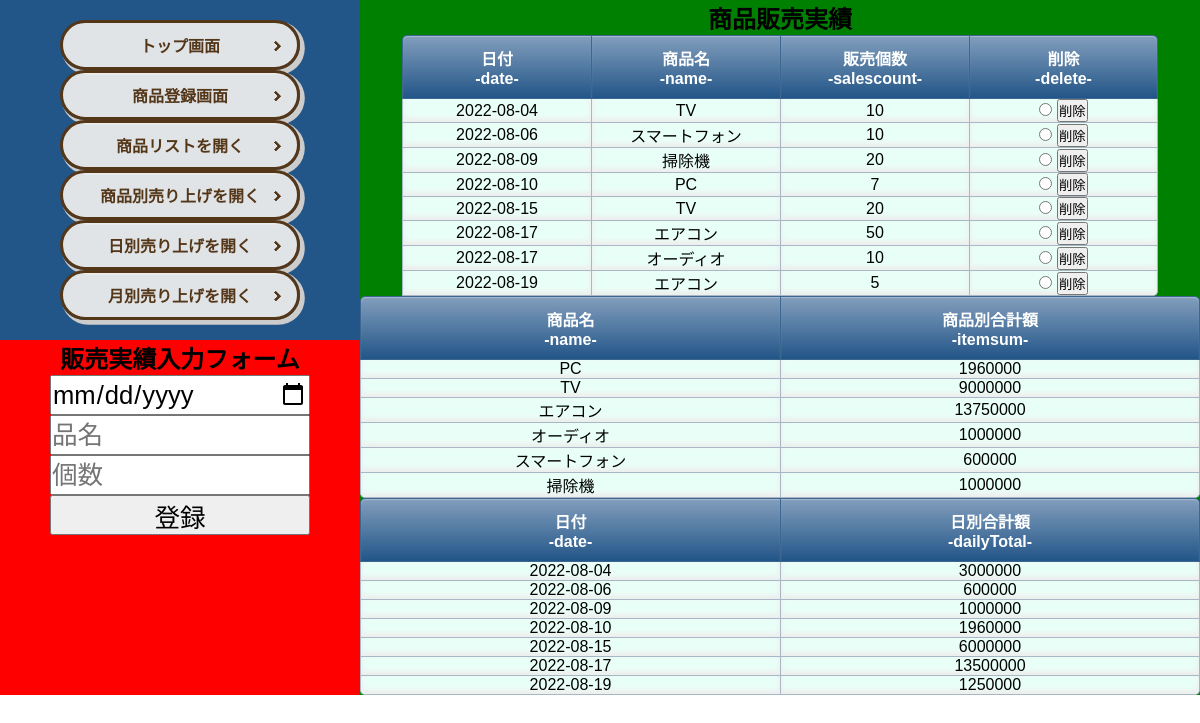
The app's page /sales with its own data.
### tables this page shows
CREATE TABLE salestable(
                id integer primary key autoincrement,
                date text,
                name text, 
                salesCount integer
                );

### main.py (the view)
@app.route("/sales", methods=["GET","POST"])
def sales():
    menu = data_fetch(DATABASE,'itemstable')
    sales = data_fetch(DATABASE,'salestable')
    join = sum_each_item(DATABASE)
    date_join = sum_daily(DATABASE)
    month_join = sum_monthly(DATABASE)
    menudb = [{'id':data[0],'name':data[1],'price':data[2]} for data in menu]
    salesdb = [{'id':data[0],'date':data[1],'name':data[2],'count':data[3]} for data in sales]
    joindb = [{'name':data[0],'sum':data[1]} for data in join]
    date_joindb = [{'date':data[0],'sum':data[1]} for data in date_join]
    monthlysum_db = [{'date':data[0],'sum':data[1]} for data in month_join]
    return render_template("sales.html",
                           menu_db=menudb,
                           sales_db=salesdb,
                           join_db=joindb,
                           date_join_db=date_joindb,
                           monthlysum_db=monthlysum_db)

### _sql.py (called while the page is built)
def data_fetch(database,table):
    con = sqlite3.connect(database)
    cur = con.cursor()
    if table == 'itemstable':
        db = cur.execute('select * from itemstable').fetchall()
    elif table == 'salestable':
        db = cur.execute('select * from salestable order by date').fetchall()
    cur.close()
    con.close()
    return db

def sum_each_item(database):
    con = sqlite3.connect(database)
    cur = con.cursor()
    db = cur.execute('''select itemstable.name, sum(price*salesCount) as sum
                    from itemstable inner join salestable
                    on itemstable.name = salestable.name
                    group by itemstable.name;''').fetchall()
    cur.close()
    con.close()
    return db

def sum_daily(database):
    con = sqlite3.connect(database)
    cur = con.cursor()
    db = cur.execute('''select date,sum(price*salesCount) as sum
                    from itemstable inner join salestable
                    on itemstable.name=salestable.name
                    group by date''').fetchall()
    cur.close()
    con.close()
    return db

def sum_monthly(database):
    con = sqlite3.connect(database)
    cur = con.cursor()
    db = cur.execute('''select substr(date, 6 ,2) as month,sum(price*salesCount) as sum
                    from itemstable inner join salestable
                    on itemstable.name=salestable.name
                    group by month''').fetchall()
    cur.close()
    con.close()
    return db

### templates/sales.html (shortened to what this page needs)
{% extends 'base.html' %}
{% block body %}
    <div class="wrapper">
        <div class="left-column">
            <div class="button-container">
                <p class="button_solid017"><a href="{{ url_for('index') }}">トップ画面</a></p>
                <p class="button_solid017"><a href="{{ url_for('items') }}">商品登録画面</a></p>
                <p class="button_solid017"><a href="#" id="js-items">商品リストを開く</a></p>
                <p class="button_solid017"><a href="#" id="js-sales">商品別売り上げを開く</a></p>
                <p class="button_solid017"><a href="#" id="js-day">日別売り上げを開く</a></p>
                <p class="button_solid017"><a href="#" id="js-month">月別売り上げを開く</a></p>
            </div>
            <div class="sales-container-top">
                <div class="form-container">
                    <h2 class="form-title">販売実績入力フォーム</h2>
                    <form method="post" action="{{ url_for('register',key='sales')}}">
                        <p><input type="date" name="date" placeholder="日付" class="form-input" required></p>
                        <p><input name="name" placeholder="品名"  list="item_list" class="form-input" required></p>
                        <p><input type="number" min=0 pattern="^[0-9]+$" name="count" placeholder="個数"  class="form-input" required></p>
                        <p><input type="submit" class="form-input" value="登録"></p>
                    </form>
                </div>
            </div>
        </div>
        <div class="right-column">
            <div class="item-container">
                <h2>商品販売実績</h2>
                <table>
                    <tr>
                        <th>日付<br>-date-</th>
                        <th>商品名<br>-name-</th>
                        <th>販売個数<br>-salescount-</th>
                        <th>削除<br>-delete-</th>
                    </tr>
                    {% for data in sales_db %}
                    <tr>
                        <form method="post" action="{{ url_for('delete', key='sales') }}">
                            <td>{{ data.date }}</td>
                            <td>{{ data.name }}</td>
                            <td>{{ data.count }}</td>
                            <td class="delete_btn">
                                <input type="radio" name="id" value="{{ data.id }}" required>
                                <input class="btn" type="submit" value="削除">
                            </td>
                        </form>
                    </tr>
                    {% endfor %}
                </table>
            </div>
            <div class="sales-container">
                <div>
                    <table>
                        <tr>
                            <th>商品名<br>-name-</th>
                            <th>商品別合計額<br>-itemsum-</th>
                        </tr>
                        {% for data in join_db %}
                        <tr>
                            <td>{{ data.name }}</td>
                            <td>{{ data.sum }}</td>
                        </tr>
                        {% endfor %}
                    </table>
                </div>
                <div>
                    <table>
                        <tr>
                            <th>日付<br>-date-</th>
                            <th>日別合計額<br>-dailyTotal-</th>
                        </tr>
                        {% for data in date_join_db %}
                        <tr>
                            <td>{{ data.date }}</td>
                            <td>{{ data.sum }}</td>
                        </tr>
                        {% endfor %}
                    </table>
                </div>
            </div>
        </div>
    </div>
{% endblock %}

### static/styles.css (style rules this page uses)
* { font-family: 'Arial Narrow Bold', sans-serif; margin: 0; padding: 0; box-sizing: border-box; }
.delete_btn { width: 120px; }
.wrapper { width: 100%; display: flex; }
.button-container { display: flex; flex-direction: column; align-items: center; justify-content: center; background-color: #225588; padding: 20px 0; }
.button_solid017 a { position: relative; display: flex; align-items: center; justify-content: center; width: 240px; padding: 10px 25px; color: #543618; transition: 0.3s ease-in-out; font-weight: 600; background: #eeee; border-radius: 50px; border: 0.2rem solid #543618; box-shadow: 0.2rem 0.2rem 0px 0.1rem #cccccc; text-decoration: none; }
.button_solid017 a:after { content: ''; width: 5px; height: 5px; border-top: 3px solid #543618; border-right: 3px solid #543618; transform: rotate(45deg) translateY(-50%); position: absolute; top: 50%; right: 20px; border-radius: 1px; transition: 0.3s ease-in-out; }
.left-column { width: 30%; background-color: red; }
.right-column { width: 70%; background-color: green; position: relative; }
.form-container { display: flex; justify-content: center; align-items: center; flex-direction: column; }
.form-input { width: 260px; height: 40px; font-size: 1.6rem; }
.item-container { margin: 0 auto; width: 90%; text-align: center; }
table { border-collapse: separate; border-spacing: 0; width: 100%; }
table th:first-child { border-radius: 5px 0 0 0; }
table th:last-child { border-radius: 0 5px 0 0; border-right: 1px solid #3c6690; }
table th { text-align: center; color:white; background: linear-gradient(#829ebc,#225588); border-left: 1px solid #3c6690; border-top: 1px solid #3c6690; border-bottom: 1px solid #3c6690; box-shadow: 0px 1px 1px rgba(255,255,255,0.3) inset; width: 120px; height: 50px; padding: 10px 0; }
table td { text-align: center; background-color: rgb(232, 255, 247); border-left: 1px solid #a8b7c5; border-bottom: 1px solid #a8b7c5; border-top: none; box-shadow: 0px -3px 5px 1px #eee inset; }
table td:last-child { border-right: 1px solid #a8b7c5; }
table tr:last-child td:first-child { border-radius: 0 0 0 5px; }
table tr:last-child td:last-child { border-radius: 0 0 5px 0; }

### records on screen
salestable: date "2022-08-04", name "TV", count "10"
salestable: date "2022-08-06", name "スマートフォン", count "10"
salestable: date "2022-08-09", name "掃除機", count "20"
salestable: date "2022-08-10", name "PC", count "7"
salestable: date "2022-08-15", name "TV", count "20"
salestable: date "2022-08-17", name "エアコン", count "50"
salestable: date "2022-08-17", name "オーディオ", count "10"
salestable: date "2022-08-19", name "エアコン", count "5"

### other values on screen
{{ data.name }} "PC" "TV" "エアコン" "オーディオ" "スマートフォン" "掃除機"
{{ data.sum }} "1960000" "9000000" "13750000" "1000000" "600000" "1000000"
{{ data.date }} "2022-08-04" "2022-08-06" "2022-08-09" "2022-08-10" "2022-08-15" "2022-08-17" "2022-08-19"
{{ data.sum }} "3000000" "600000" "1000000" "1960000" "6000000" "13500000" "1250000"
